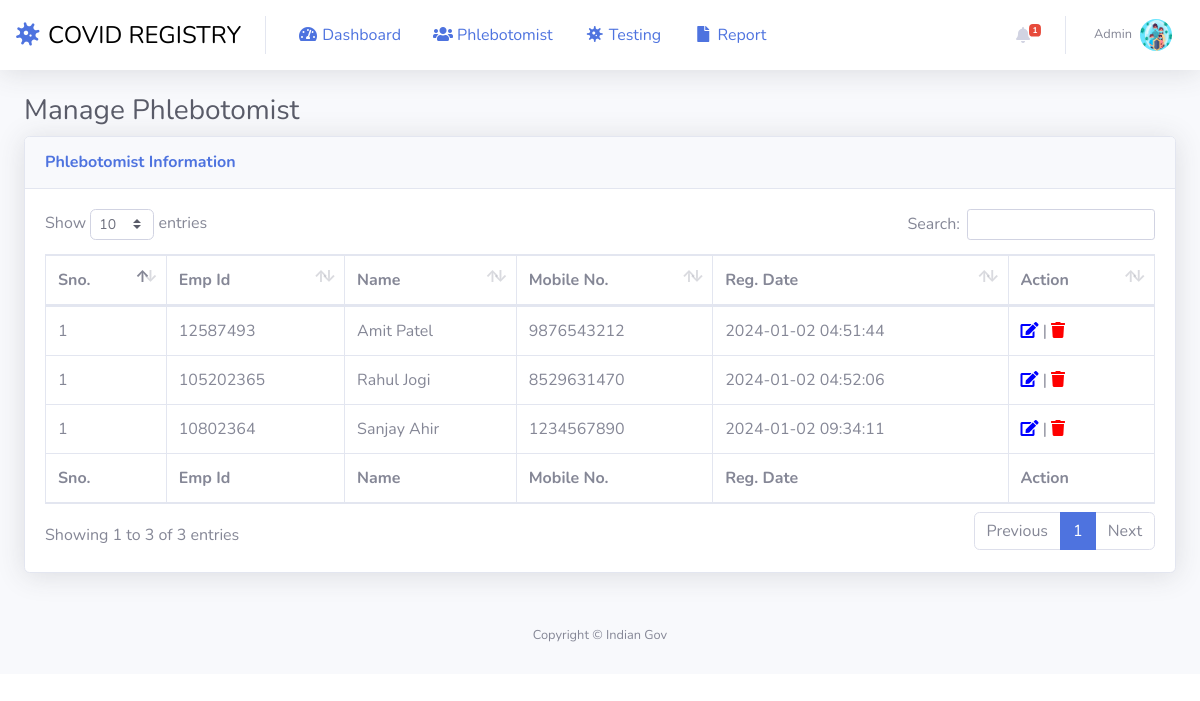
Screenshot of /admin/manage-phlebotomist.php (signed in) with the database file from the repository.
### tables this page shows
CREATE TABLE
tblphlebotomist (
  `id` int (11) NOT NULL,
  `EmpID` varchar(100) DEFAULT NULL,
  `FullName` varchar(120) DEFAULT NULL,
  `MobileNumber` bigint (12) DEFAULT NULL,
  
  `RegDate` timestamp NULL DEFAULT current_timestamp()
);

### admin/manage-phlebotomist.php (the view, shortened to what this page needs)
<?php session_start();
include_once('includes/config.php');
if (strlen($_SESSION['aid'] == 0)) {
    header('location:logout.php');
} else {
?>
    <!DOCTYPE html>
    <html lang="en">
    <head>
        <link href="vendor/fontawesome-free/css/all.min.css" rel="stylesheet" type="text/css">
        <link href="css/sb-admin-2.min.css" rel="stylesheet">
        <link href="vendor/datatables/dataTables.bootstrap4.min.css" rel="stylesheet">
    </head>
    <body id="page-top">
        <div id="wrapper">
            <div id="content-wrapper" class="d-flex flex-column">
                <div id="content">
                    <?php include_once('includes/topbar.php'); ?>
                    <div class="container-fluid">
                        <h1 class="h3 mb-2 text-gray-800">Manage Phlebotomist</h1>
                        <div class="card shadow mb-4">
                            <div class="card-header py-3">
                                <h6 class="m-0 font-weight-bold text-primary">Phlebotomist Information</h6>
                            </div>
                            <div class="card-body">
                                <div class="table-responsive">
                                    <table class="table table-bordered" id="dataTable" width="100%" cellspacing="0">
                                        <thead>
                                            <tr>
                                                <th>Sno.</th>
                                                <th>Emp Id</th>
                                                <th>Name</th>
                                                <th>Mobile No.</th>
                                                <th>Reg. Date</th>
                                                <th>Action</th>
                                            </tr>
                                        </thead>
                                        <tfoot>
                                            <tr>
                                                <th>Sno.</th>
                                                <th>Emp Id</th>
                                                <th>Name</th>
                                                <th>Mobile No.</th>
                                                <th>Reg. Date</th>
                                                <th>Action</th>
                                            </tr>
                                        </tfoot>
                                        <tbody>
                                            <?php $query = mysqli_query($con, "select * from tblphlebotomist");
                                            $cnt = 1;
                                            while ($row = mysqli_fetch_array($query)) {
                                            ?>
                                                <tr>
                                                    <td><?php echo $cnt; ?></td>
                                                    <td><?php echo $row['EmpID']; ?></td>
                                                    <td><?php echo $row['FullName']; ?></td>
                                                    <td><?php echo $row['MobileNumber']; ?></td>
                                                    <td><?php echo $row['RegDate']; ?></td>
                                                    <td>
                                                        <a href="edit-phlebotomist.php?pid=<?php echo $row['id']; ?>"><i class="fas fa-edit" style="color:blue"></i></a> |
                                                        <a href="manage-phlebotomist.php?pid=<?php echo $row['id']; ?>&&action=delete" onclick="return confirm('Do you really want to delete this record?');"><i class="fa fa-trash" aria-hidden="true" style="color:red" title="Delete this record"></i></a>
                                                    </td>
                                                </tr>
                                            <?php } ?>
                                        </tbody>
                                    </table>
                                </div>
                            </div>
                        </div>
                    </div>
                </div>
                <?php include_once('includes/footer.php'); ?>
            </div>
        </div>
    </body>
    </html>
<?php } ?>

### admin/includes/topbar.php (shortened to what this page needs)
<nav class="navbar navbar-expand navbar-light bg-white topbar mb-4 static-top shadow">
    <a class="sidebar-brand d-flex align-items-center justify-content-center" href="../admin/index.php" style="text-decoration: none;">
        <div class="sidebar-brand-icon rotate-n-15" style="font-size: x-large;">
            <i class=" fas fa-virus"></i>
        </div>
        <div class="mx-2" style="color: black; font-size: x-large;">COVID REGISTRY</div>
    </a>
    <a class="nav-link" href="dashboard.php">
        <i class="fas fa-fw fa-tachometer-alt"></i>
        <span>Dashboard</span></a>
    <div class="dropdown">
        <a class="nav-link collapsed" href="#" data-toggle="collapse" data-target="#collapseOne" aria-expanded="false" aria-controls="collapseOne">
            <i class="fas fa-fw fa-users"></i>
            <span>Phlebotomist</span>
        </a>
    </div>
    <div class="dropdown">
        <a class="nav-link collapsed" href="#" data-toggle="collapse" data-target="#collapseTwo" aria-expanded="false" aria-controls="collapseTwo">
            <i class="fas fa-fw fa-virus"></i>
            <span>Testing</span>
        </a>
    </div>
    <div class="dropdown">
        <a class="nav-link collapsed" href="#" data-toggle="collapse" data-target="#collapseThree" aria-expanded="true" aria-controls="collapseThree">
            <i class="fas fa-fw fa-file"></i>
            <span>Report</span>
        </a>
    </div>
    <?php if ($_SESSION['aid']) : ?>
        <ul class="navbar-nav ml-auto">
            <?php $query = mysqli_query($con, "select * from tbltestrecord where ReportStatus is null");
              $count = mysqli_num_rows($query);
              ?>
            <li class="nav-item dropdown no-arrow mx-1">
                <a class="nav-link dropdown-toggle" href="#" id="alertsDropdown" role="button" data-toggle="dropdown" aria-haspopup="true" aria-expanded="false">
                    <i class="fas fa-bell fa-fw"></i>
                    <span class="badge badge-danger badge-counter"><?php echo $count; ?></span>
                </a>
            </li>
            <li class="nav-item dropdown no-arrow">
                <a class="nav-link dropdown-toggle" href="#" id="userDropdown" role="button" data-toggle="dropdown" aria-haspopup="true" aria-expanded="false">
                    <?php
                      $adid = $_SESSION['aid'];
                      $ret1 = mysqli_query($con, "select AdminName from tbladmin where ID='$adid'");
                      while ($row1 = mysqli_fetch_array($ret1)) {
                      ?>
                        <span class="mr-2 d-none d-lg-inline text-gray-600 small"><?php echo $row1['AdminName']; ?></span>
                    <?php } ?>
                    <img class="img-profile rounded-circle" src="img/covid-tms.png">
                </a>
            </li>
        </ul>
    <?php endif; ?>
</nav>

### admin/includes/footer.php
<footer class="sticky-footer bg" >
    <div class="container my-auto">
        <div class="copyright text-center my-auto">
            <span>Copyright &copy; Indian Gov</span>
        </div>
    </div>
</footer>

### rows the page displays
tblphlebotomist: EmpID "12587493", FullName "Amit Patel", MobileNumber "9876543212", RegDate "2024-01-02 04:51:44"
tblphlebotomist: EmpID "105202365", FullName "Rahul Jogi", MobileNumber "8529631470", RegDate "2024-01-02 04:52:06"
tblphlebotomist: EmpID "10802364", FullName "Sanjay Ahir", MobileNumber "1234567890", RegDate "2024-01-02 09:34:11"

### other values shown
$count "1"
$row1['AdminName'] "Admin"
